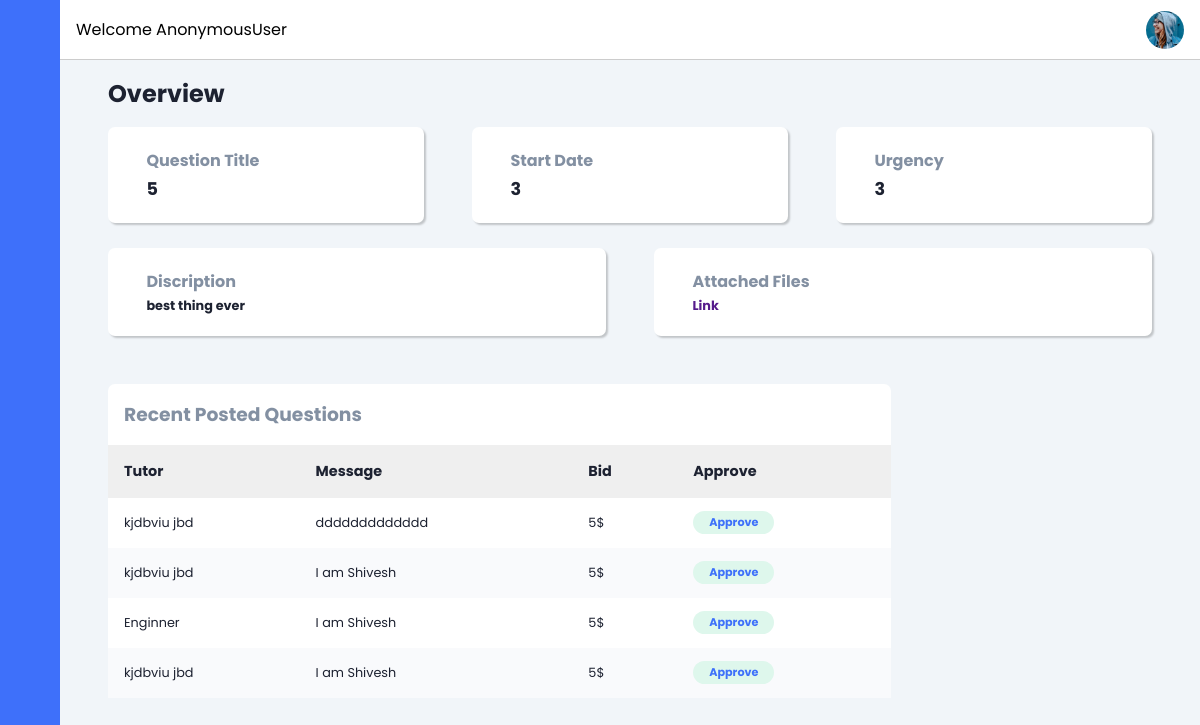
The app's page /student/1, older data.
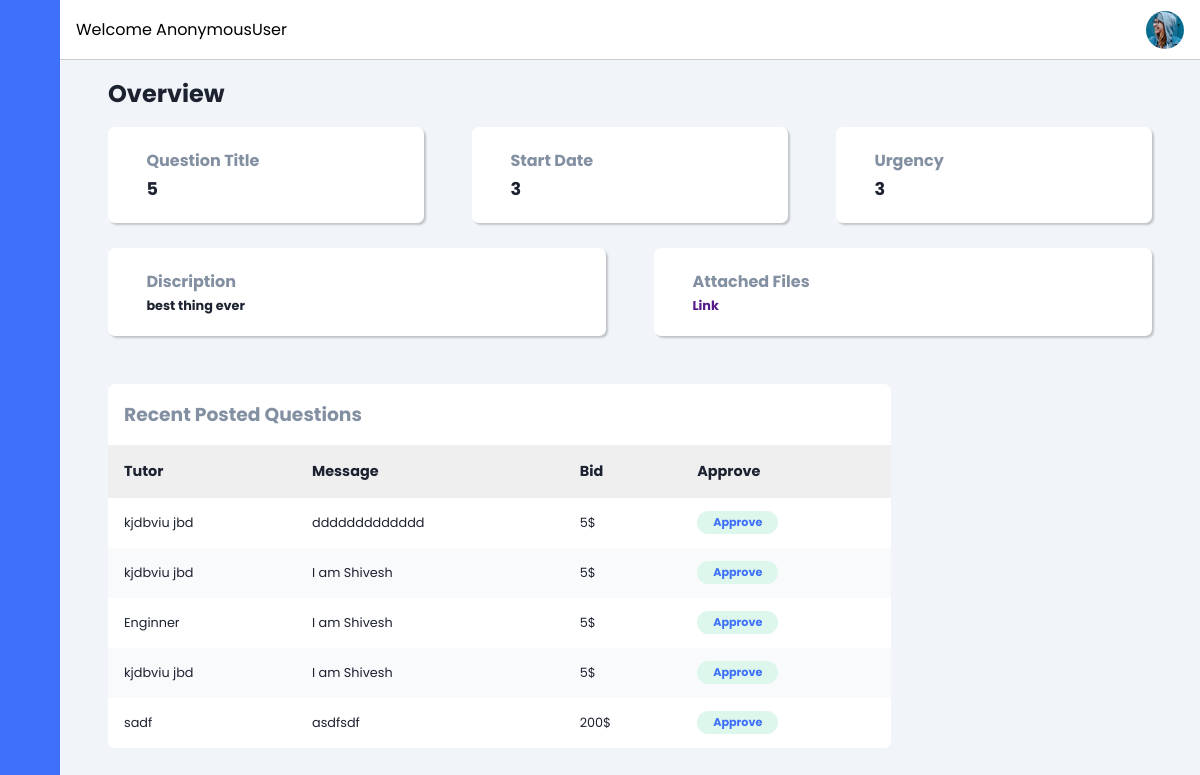
The same page, newer data.
### student/models.py (models this page shows, shortened)
class Bid(models.Model):
    id = models.AutoField(primary_key=True)
    tutor = models.ForeignKey(Tutor, on_delete=models.CASCADE, null=True, blank=True)
    project = models.ForeignKey(Question, on_delete=models.CASCADE, null=True, blank=True)
    is_selected = models.BooleanField(default=False)
    description=models.TextField(max_length=500, null=True)
    cost = models.CharField(max_length=50000, null=True)
    day = models.CharField(max_length=250, null=True)
    rating= models.IntegerField(blank=True,default=5)
    status = models.CharField(max_length=30, choices=COLOR_STATUS, default='Open')
    def __str__(self):
        return str(self.tutor.username) + str(' | ') + str(self.project.id)

class Tutor(models.Model):
    username = models.OneToOneField(User, on_delete=models.CASCADE, null=True, blank=True)
    Education_status = models.CharField(max_length=250, null=True)
    Drive_link = models.URLField(max_length=300)
    Area_of_Expertise = models.CharField(max_length=250, null=True)
    is_verified=models.BooleanField(default=False)

class Question(models.Model):
    id = models.AutoField(primary_key=True)
    student = models.ForeignKey(Student, on_delete=models.CASCADE, null=True, blank=True)
    randomly_generated_id = models.UUIDField(unique=True, default=uuid.uuid4, editable=False)
    category = models.CharField(max_length=30, choices=categotry ,default='others')
    urgency= models.CharField(max_length=250, null=True)
    description=models.CharField(max_length=250, null=True)
    upload = models.FileField(upload_to ='static/media/', null=True)
    date = models.DateField(null=True)
    time = models.TimeField(null=True)

### Learning/views.py (the view)
# urls.py: path("student/<int:myid>", views.stu_bid, name='stu_bid'),
def stu_bid(request, myid):
    que = Question.objects.get(id=myid)
    print(myid)
    bid = Bid.objects.filter(project=que)
    print(bid)
    context = {
        'name': request.user,
        'bid' : bid
    }
    return render(request, 'student/bid.html', context)

### templates/student/bid.html (shortened to what this page needs)
<!DOCTYPE html>
{% load static %}
<html lang="en">
<head>
    <link rel="stylesheet" href="https://cdn.jsdelivr.net/gh/lykmapipo/themify-icons@0.1.2/css/themify-icons.css">
    <link rel="stylesheet" href="{% static 'css/bid.css' %}">
</head>
<body>
    <div class="sidebar">
        <div class="sidebar-header">
        </div>
        <div class="sidebar-menu">
            <ul>
            </ul>
        </div>
    </div>
    <div class="main-content">
        <header>
            <div class="search-wrapper">
                <span>Welcome {{name}}</span>
            </div>
            <div class="social-icons">
                <div></div>
            </div>
        </header>
        <main>
            <h2 class="dash-title">Overview</h2>
            <div class="dash-cards">
                <div class="card-single">
                    <div class="card-body">
                        <div>
                            <h5>Question Title</h5>
                            <h4>5</h4>
                        </div>
                    </div>
                </div>
                <div class="card-single">
                    <div class="card-body">
                        <div>
                            <h5>Start Date</h5>
                            <h4>3</h4>
                        </div>
                    </div>
                </div>
                <div class="card-single">
                    <div class="card-body">
                        <div>
                            <h5>Urgency</h5>
                            <h4>3</h4>
                        </div>
                    </div>
                </div>
            </div>
            <br>
            <div class="dash-cards2">
                <div class="card-single">
                    <div class="card-body">
                        <div>
                            <h5>Discription</h5>
                            <h4>{{bid.0.project.description}}</h4>
                        </div>
                    </div>
                </div>
                <div class="card-single">
                    <div class="card-body">
                        <div>
                            <h5>Attached Files</h5>
                            <h4><a href="">Link</a></h4>
                        </div>
                    </div>
                </div>
            </div>
            <section class="recent">
                <div class="activity-grid">
                    <div class="activity-card">
                        <h3>Recent Posted Questions</h3>
                        <div class="table-responsive">
                            <table>
                                <thead>
                                    <tr>
                                        <th>Tutor</th>
                                        <th>Message</th>
                                        <th>Bid</th>
                                        <th>Approve</th>
                                    </tr>
                                </thead>
                                <tbody>
                                    {% for b in bid %}
                                    <tr>
                                        <td>{{b.tutor.Area_of_Expertise}}</td>
                                        <td>{{b.description}}</td>
                                        <td>{{b.cost}}$</td>
                                        <td>
                                            <span class="badge success">Approve</span>
                                        </td>
                                    </tr>
                                    {% endfor %}
                                </tbody>
                            </table>
                        </div>
                    </div>
                    </div>
                </div>
</body>
</html>

Row changes from the older to the newer data that the page shows:
added Bid: tutor.Area_of_Expertise "sadf", description "asdfsdf", cost "200"
